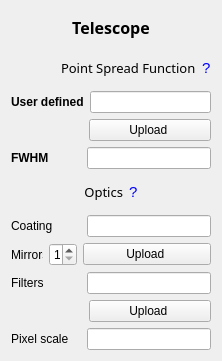
          <widget class="QWidget" name="">
           <property name="geometry">
            <rect>
             <x>309</x>
             <y>310</y>
             <width>212</width>
             <height>361</height>
            </rect>
           </property>
           <layout class="QVBoxLayout" name="verticalLayout_5">
            <item>
             <layout class="QHBoxLayout" name="horizontalLayout_40">
              <item>
               <widget class="QLabel" name="label_2">
                <property name="font">
                 <font>
                  <family>Bell MT</family>
                  <pointsize>12</pointsize>
                  <weight>75</weight>
                  <bold>true</bold>
                 </font>
                </property>
                <property name="mouseTracking">
                 <bool>true</bool>
                </property>
                <property name="text">
                 <string>&lt;html&gt;&lt;head/&gt;&lt;body&gt;&lt;p align=&quot;center&quot;&gt;Telescope&lt;/p&gt;&lt;/body&gt;&lt;/html&gt;</string>
                </property>
               </widget>
              </item>
             </layout>
            </item>
            <item>
             <layout class="QHBoxLayout" name="horizontalLayout_17">
              <property name="leftMargin">
               <number>50</number>
              </property>
              <item>
               <widget class="QLabel" name="label_9">
                <property name="font">
                 <font>
                  <family>Bahnschrift SemiLight</family>
                  <pointsize>10</pointsize>
                  <weight>50</weight>
                  <bold>false</bold>
                 </font>
                </property>
                <property name="mouseTracking">
                 <bool>true</bool>
                </property>
                <property name="text">
                 <string>Point Spread Function</string>
                </property>
               </widget>
              </item>
              <item>
               <widget class="QLabel" name="upload_help_3">
                <property name="palette">
                 <palette>
                  <active>
                   <colorrole role="WindowText">
                    <brush brushstyle="SolidPattern">
                     <color alpha="255">
                      <red>0</red>
                      <green>0</green>
                      <blue>255</blue>
                     </color>
                    </brush>
                   </colorrole>
                  </active>
                  <inactive>
                   <colorrole role="WindowText">
                    <brush brushstyle="SolidPattern">
                     <color alpha="255">
                      <red>0</red>
                      <green>0</green>
                      <blue>255</blue>
                     </color>
                    </brush>
                   </colorrole>
                  </inactive>
                  <disabled>
                   <colorrole role="WindowText">
                    <brush brushstyle="SolidPattern">
                     <color alpha="255">
                      <red>120</red>
                      <green>120</green>
                      <blue>120</blue>
                     </color>
                    </brush>
                   </colorrole>
                  </disabled>
                 </palette>
                </property>
                <property name="font">
                 <font>
                  <pointsize>11</pointsize>
                  <weight>50</weight>
                  <bold>false</bold>
                 </font>
                </property>
                <property name="mouseTracking">
                 <bool>false</bool>
                </property>
                <property name="tabletTracking">
                 <bool>true</bool>
                </property>
                <property name="focusPolicy">
                 <enum>Qt::WheelFocus</enum>
                </property>
                <property name="toolTip">
                 <string>&lt;html&gt;&lt;head/&gt;&lt;body&gt;&lt;p&gt;PSF can be given as a FITS file or NPY file&lt;/p&gt;&lt;p&gt; Or &lt;/p&gt;&lt;p&gt;Using FWHM of the PSF in arcseconds&lt;/p&gt;&lt;/body&gt;&lt;/html&gt;</string>
                </property>
                <property name="styleSheet">
                 <string notr="true">set color = rgb(255, 255, 170)</string>
                </property>
                <property name="text">
                 <string>?</string>
                </property>
               </widget>
              </item>
             </layout>
            </item>
            <item>
             <layout class="QHBoxLayout" name="horizontalLayout_35">
              <item>
               <widget class="QLabel" name="label_39">
                <property name="minimumSize">
                 <size>
                  <width>70</width>
                  <height>0</height>
                 </size>
                </property>
                <property name="text">
                 <string>&lt;html&gt;&lt;head/&gt;&lt;body&gt;&lt;p&gt;&lt;span style=&quot; font-weight:600;&quot;&gt;User defined&lt;/span&gt;&lt;/p&gt;&lt;/body&gt;&lt;/html&gt;</string>
                </property>
               </widget>
              </item>
              <item>
               <widget class="QLineEdit" name="psf_filename">
                <property name="toolTip">
                 <string>&lt;html&gt;&lt;head/&gt;&lt;body&gt;&lt;p&gt;Upload Point Spread Function as FITS file&lt;/p&gt;&lt;/body&gt;&lt;/html&gt;</string>
                </property>
               </widget>
              </item>
             </layout>
            </item>
            <item>
             <layout class="QHBoxLayout" name="horizontalLayout_26">
              <property name="leftMargin">
               <number>78</number>
              </property>
              <property name="rightMargin">
               <number>0</number>
              </property>
              <item>
               <widget class="QPushButton" name="upload_psf">
                <property name="toolTip">
                 <string>&lt;html&gt;&lt;head/&gt;&lt;body&gt;&lt;p&gt;Click to browse FITS files&lt;/p&gt;&lt;/body&gt;&lt;/html&gt;Q</string>
                </property>
                <property name="text">
                 <string>Upload </string>
                </property>
               </widget>
              </item>
             </layout>
            </item>
            <item>
             <layout class="QHBoxLayout" name="horizontalLayout_27">
              <item>
               <widget class="QLabel" name="label_13">
                <property name="minimumSize">
                 <size>
                  <width>70</width>
                  <height>0</height>
                 </size>
                </property>
                <property name="text">
                 <string>&lt;html&gt;&lt;head/&gt;&lt;body&gt;&lt;p&gt;&lt;span style=&quot; font-weight:600;&quot;&gt;FWHM&lt;/span&gt;&lt;/p&gt;&lt;/body&gt;&lt;/html&gt;</string>
                </property>
               </widget>
              </item>
              <item>
               <widget class="QLineEdit" name="fwhm">
                <property name="toolTip">
                 <string>&lt;html&gt;&lt;head/&gt;&lt;body&gt;&lt;p&gt;Full Width at Half Maximum of PSF in arcseconds&lt;/p&gt;&lt;/body&gt;&lt;/html&gt;</string>
                </property>
               </widget>
              </item>
             </layout>
            </item>
            <item>
             <layout class="QHBoxLayout" name="horizontalLayout_28">
              <property name="leftMargin">
               <number>30</number>
              </property>
              <item>
               <widget class="QLabel" name="label_11">
                <property name="font">
                 <font>
                  <family>Bahnschrift SemiLight</family>
                  <pointsize>10</pointsize>
                  <weight>50</weight>
                  <bold>false</bold>
                 </font>
                </property>
                <property name="mouseTracking">
                 <bool>true</bool>
                </property>
                <property name="text">
                 <string>&lt;html&gt;&lt;head/&gt;&lt;body&gt;&lt;p align=&quot;right&quot;&gt;Optics&lt;/p&gt;&lt;/body&gt;&lt;/html&gt;</string>
                </property>
               </widget>
              </item>
              <item>
               <widget class="QLabel" name="upload_help_5">
                <property name="palette">
                 <palette>
                  <active>
                   <colorrole role="WindowText">
                    <brush brushstyle="SolidPattern">
                     <color alpha="255">
                      <red>0</red>
                      <green>0</green>
                      <blue>255</blue>
                     </color>
                    </brush>
                   </colorrole>
                  </active>
                  <inactive>
                   <colorrole role="WindowText">
                    <brush brushstyle="SolidPattern">
                     <color alpha="255">
                      <red>0</red>
                      <green>0</green>
                      <blue>255</blue>
                     </color>
                    </brush>
                   </colorrole>
                  </inactive>
                  <disabled>
                   <colorrole role="WindowText">
                    <brush brushstyle="SolidPattern">
                     <color alpha="255">
                      <red>120</red>
                      <green>120</green>
                      <blue>120</blue>
                     </color>
                    </brush>
                   </colorrole>
                  </disabled>
                 </palette>
                </property>
                <property name="font">
                 <font>
                  <pointsize>11</pointsize>
                  <weight>50</weight>
                  <bold>false</bold>
                 </font>
                </property>
                <property name="mouseTracking">
                 <bool>false</bool>
                </property>
                <property name="tabletTracking">
                 <bool>true</bool>
                </property>
                <property name="focusPolicy">
                 <enum>Qt::WheelFocus</enum>
                </property>
                <property name="toolTip">
                 <string>&lt;html&gt;&lt;head/&gt;&lt;body&gt;&lt;p&gt;Optics paramters can either be uploaded as DAT files&lt;/p&gt;&lt;p&gt;Or&lt;/p&gt;&lt;p&gt;Can be entered as values&lt;/p&gt;&lt;/body&gt;&lt;/html&gt;</string>
                </property>
                <property name="styleSheet">
                 <string notr="true">set color = rgb(255, 255, 170)</string>
                </property>
                <property name="text">
                 <string>?</string>
                </property>
               </widget>
              </item>
             </layout>
            </item>
            <item>
             <layout class="QHBoxLayout" name="horizontalLayout_29">
              <item>
               <widget class="QLabel" name="label_14">
                <property name="minimumSize">
                 <size>
                  <width>70</width>
                  <height>0</height>
                 </size>
                </property>
                <property name="text">
                 <string>Coating</string>
                </property>
               </widget>
              </item>
              <item>
               <widget class="QLineEdit" name="coating_filename">
                <property name="toolTip">
                 <string>&lt;html&gt;&lt;head/&gt;&lt;body&gt;&lt;p&gt;Mirror Coating response function&lt;/p&gt;&lt;p&gt;DAT file format&lt;br/&gt;0 : Wavelength in Angstrom&lt;br/&gt;1 : Response function&lt;/p&gt;&lt;/body&gt;&lt;/html&gt;</string>
                </property>
               </widget>
              </item>
             </layout>
            </item>
            <item>
             <layout class="QHBoxLayout" name="horizontalLayout_30">
              <item>
               <widget class="QLabel" name="label_15">
                <property name="maximumSize">
                 <size>
                  <width>32</width>
                  <height>16777215</height>
                 </size>
                </property>
                <property name="text">
                 <string>Mirrors</string>
                </property>
               </widget>
              </item>
              <item>
               <widget class="QSpinBox" name="mirrors">
                <property name="maximumSize">
                 <size>
                  <width>28</width>
                  <height>16777215</height>
                 </size>
                </property>
                <property name="toolTip">
                 <string>&lt;html&gt;&lt;head/&gt;&lt;body&gt;&lt;p&gt;Number of mirrors&lt;/p&gt;&lt;/body&gt;&lt;/html&gt;</string>
                </property>
                <property name="minimum">
                 <number>1</number>
                </property>
                <property name="maximum">
                 <number>10</number>
                </property>
                <property name="singleStep">
                 <number>1</number>
                </property>
               </widget>
              </item>
              <item>
               <widget class="QPushButton" name="upload_coating">
                <property name="toolTip">
                 <string>&lt;html&gt;&lt;head/&gt;&lt;body&gt;&lt;p&gt;Click to upload Coating data&lt;/p&gt;&lt;/body&gt;&lt;/html&gt;</string>
                </property>
                <property name="text">
                 <string>Upload </string>
                </property>
               </widget>
              </item>
             </layout>
            </item>
            <item>
             <layout class="QHBoxLayout" name="horizontalLayout_31">
              <item>
               <widget class="QLabel" name="label_16">
                <property name="minimumSize">
                 <size>
                  <width>70</width>
                  <height>0</height>
                 </size>
                </property>
                <property name="text">
                 <string>Filters</string>
                </property>
               </widget>
              </item>
              <item>
               <widget class="QLineEdit" name="filter_filenames">
                <property name="enabled">
                 <bool>true</bool>
                </property>
                <property name="toolTip">
                 <string>&lt;html&gt;&lt;head/&gt;&lt;body&gt;&lt;p&gt;Filter response function. &lt;/p&gt;&lt;p&gt;DAT file format&lt;br/&gt;0 : Wavelength in Angstrom&lt;br/&gt;1 : Response function&lt;/p&gt;&lt;p&gt;Select all filters&lt;/p&gt;&lt;/body&gt;&lt;/html&gt;</string>
                </property>
               </widget>
              </item>
             </layout>
            </item>
            <item>
             <layout class="QHBoxLayout" name="horizontalLayout_33">
              <property name="leftMargin">
               <number>78</number>
              </property>
              <property name="rightMargin">
               <number>0</number>
              </property>
              <item>
               <widget class="QPushButton" name="upload_filters">
                <property name="toolTip">
                 <string>&lt;html&gt;&lt;head/&gt;&lt;body&gt;&lt;p&gt;Click to browse filters&lt;/p&gt;&lt;/body&gt;&lt;/html&gt;</string>
                </property>
                <property name="text">
                 <string>Upload </string>
                </property>
               </widget>
              </item>
             </layout>
            </item>
            <item>
             <layout class="QHBoxLayout" name="horizontalLayout_34">
              <item>
               <widget class="QLabel" name="label_34">
                <property name="minimumSize">
                 <size>
                  <width>70</width>
                  <height>0</height>
                 </size>
                </property>
                <property name="text">
                 <string>Pixel scale</string>
                </property>
               </widget>
              </item>
              <item>
               <widget class="QLineEdit" name="pixel_scale">
                <property name="toolTip">
                 <string>&lt;html&gt;&lt;head/&gt;&lt;body&gt;&lt;p&gt;Pixel scale of telescope in arcsecond/pixels&lt;/p&gt;&lt;/body&gt;&lt;/html&gt;</string>
                </property>
               </widget>
              </item>
             </layout>
            </item>
           </layout>
          </widget>
